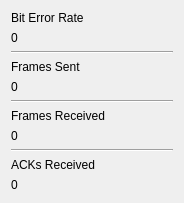
<?xml version="1.0" encoding="UTF-8"?>
<ui version="4.0">
 <class>statusWindow</class>
 <widget class="QWidget" name="statusWindow">
  <property name="geometry">
   <rect>
    <x>0</x>
    <y>0</y>
    <width>184</width>
    <height>175</height>
   </rect>
  </property>
  <property name="windowTitle">
   <string>Form</string>
  </property>
  <layout class="QVBoxLayout" name="verticalLayout">
   <item>
    <widget class="QLabel" name="BERname">
     <property name="text">
      <string>Bit Error Rate</string>
     </property>
    </widget>
   </item>
   <item>
    <widget class="QLabel" name="BERNum">
     <property name="text">
      <string>0</string>
     </property>
    </widget>
   </item>
   <item>
    <widget class="Line" name="line">
     <property name="orientation">
      <enum>Qt::Horizontal</enum>
     </property>
    </widget>
   </item>
   <item>
    <widget class="QLabel" name="FrameRXName_2">
     <property name="text">
      <string>Frames Sent</string>
     </property>
    </widget>
   </item>
   <item>
    <widget class="QLabel" name="FramesTXNum">
     <property name="text">
      <string>0</string>
     </property>
    </widget>
   </item>
   <item>
    <widget class="Line" name="line_3">
     <property name="orientation">
      <enum>Qt::Horizontal</enum>
     </property>
    </widget>
   </item>
   <item>
    <widget class="QLabel" name="FramesRXName">
     <property name="text">
      <string>Frames Received</string>
     </property>
    </widget>
   </item>
   <item>
    <widget class="QLabel" name="FramesRXNum">
     <property name="text">
      <string>0</string>
     </property>
    </widget>
   </item>
   <item>
    <widget class="Line" name="line_2">
     <property name="orientation">
      <enum>Qt::Horizontal</enum>
     </property>
    </widget>
   </item>
   <item>
    <widget class="QLabel" name="ACKname">
     <property name="text">
      <string>ACKs Received</string>
     </property>
    </widget>
   </item>
   <item>
    <widget class="QLabel" name="AckNum">
     <property name="text">
      <string>0</string>
     </property>
    </widget>
   </item>
  </layout>
 </widget>
 <resources/>
 <connections/>
</ui>
